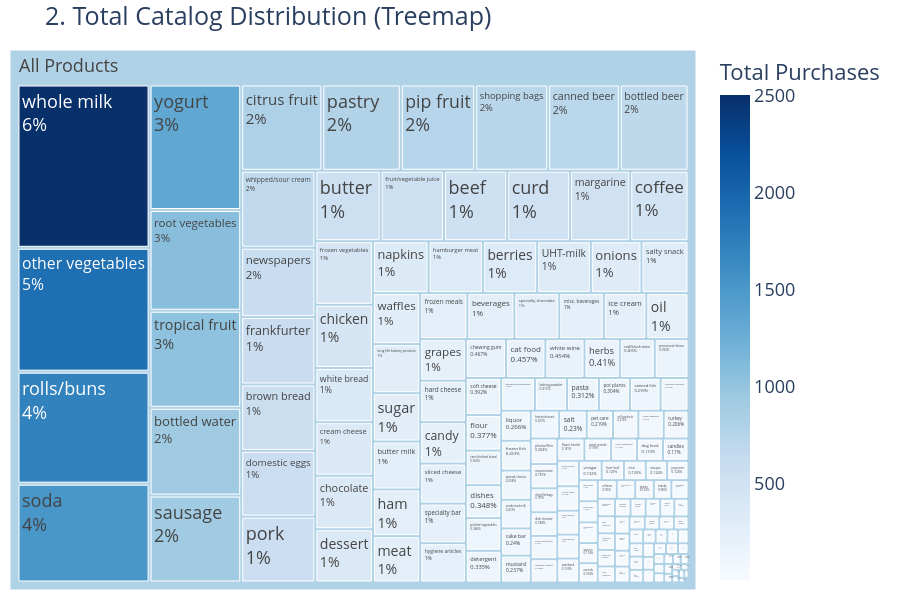

The cell this chart's notebook holds for it:
### Code cell
print("2. Generating Treemap...")
fig2 = plot_treemap(df)
fig2.show()

### Figure 1 — Plotly figure (JSON) as saved in the notebook; plotly's stock layout.template omitted (floating-point values rounded to 4 significant figures; data arrays with more than 128 entries replaced by an {"elided": "..."} marker saying what was removed)
{"data": [{"branchvalues": "total", "customdata": {"elided": "168x1 float values"}, "domain": {"x": [0, 1], "y": [0, 1]}, "hovertemplate": "<b>%{label}</b><br>Total Purchases: %{value}<br>Share: %{percentRoot:.2%}<extra></extra>", "ids": {"elided": "168 str values"}, "labels": {"elided": "168 str values"}, "marker": {"coloraxis": "coloraxis", "colors": {"elided": "168 float values"}}, "name": "", "parents": {"elided": "168 str values"}, "textinfo": "label+percent root", "type": "treemap", "values": {"elided": "168 float values"}}], "layout": {"coloraxis": {"colorbar": {"title": {"text": "Total Purchases"}}, "colorscale": [[0, "rgb(247,251,255)"], [0.125, "rgb(222,235,247)"], [0.25, "rgb(198,219,239)"], [0.375, "rgb(158,202,225)"], [0.5, "rgb(107,174,214)"], [0.625, "rgb(66,146,198)"], [0.75, "rgb(33,113,181)"], [0.875, "rgb(8,81,156)"], [1, "rgb(8,48,107)"]]}, "font": {"size": 18}, "height": 600, "legend": {"tracegroupgap": 0}, "margin": {"b": 10, "l": 10, "r": 10, "t": 50}, "title": {"text": "2. Total Catalog Distribution (Treemap)"}}}
